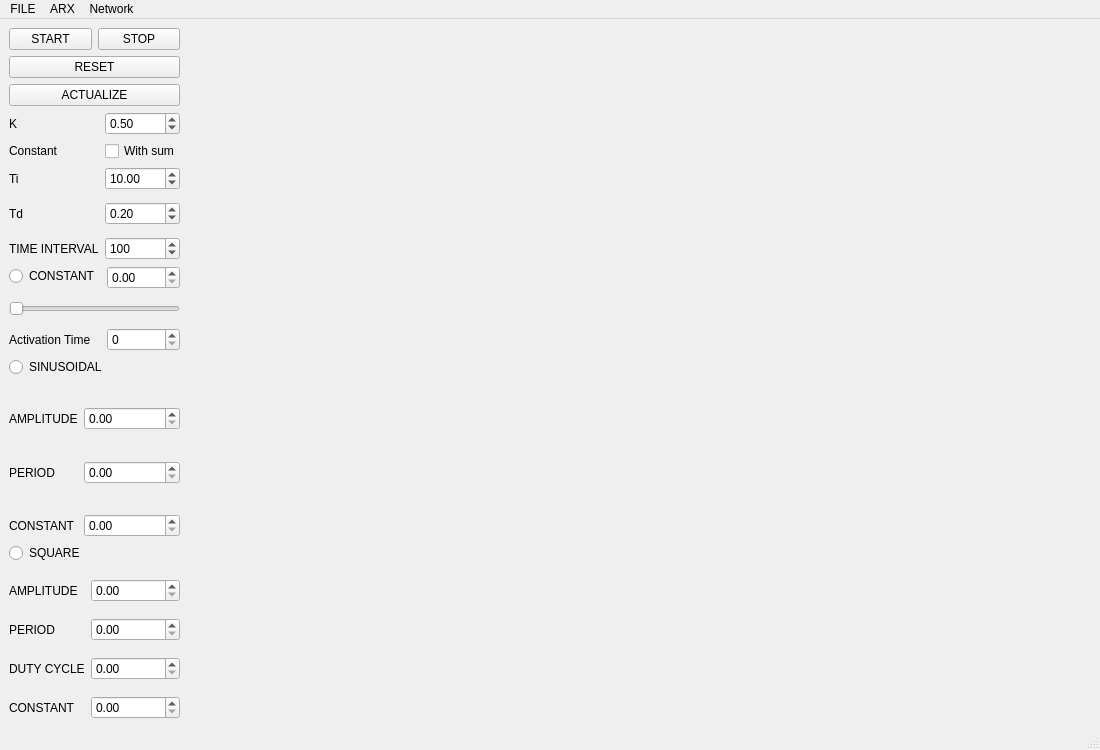
<?xml version="1.0" encoding="UTF-8"?>
<ui version="4.0">
 <class>MainWindow</class>
 <widget class="QMainWindow" name="MainWindow">
  <property name="geometry">
   <rect>
    <x>0</x>
    <y>0</y>
    <width>1100</width>
    <height>750</height>
   </rect>
  </property>
  <property name="minimumSize">
   <size>
    <width>800</width>
    <height>750</height>
   </size>
  </property>
  <property name="windowTitle">
   <string>MainWindow</string>
  </property>
  <widget class="QWidget" name="centralwidget">
   <layout class="QFormLayout" name="formLayout_5">
    <item row="0" column="0">
     <layout class="QVBoxLayout" name="verticalLayout_3">
      <item>
       <layout class="QGridLayout" name="gridLayout">
        <item row="1" column="0">
         <spacer name="verticalSpacer_17">
          <property name="orientation">
           <enum>Qt::Orientation::Vertical</enum>
          </property>
          <property name="sizeHint" stdset="0">
           <size>
            <width>20</width>
            <height>40</height>
           </size>
          </property>
         </spacer>
        </item>
        <item row="0" column="0">
         <widget class="QPushButton" name="startButton">
          <property name="text">
           <string>START</string>
          </property>
         </widget>
        </item>
        <item row="0" column="1">
         <widget class="QPushButton" name="stopButton">
          <property name="text">
           <string>STOP</string>
          </property>
         </widget>
        </item>
        <item row="4" column="0" colspan="2">
         <widget class="QPushButton" name="actualizeButton">
          <property name="text">
           <string>ACTUALIZE</string>
          </property>
         </widget>
        </item>
        <item row="3" column="0">
         <spacer name="verticalSpacer_16">
          <property name="orientation">
           <enum>Qt::Orientation::Vertical</enum>
          </property>
          <property name="sizeHint" stdset="0">
           <size>
            <width>20</width>
            <height>40</height>
           </size>
          </property>
         </spacer>
        </item>
        <item row="2" column="0" colspan="2">
         <widget class="QPushButton" name="resetButton">
          <property name="text">
           <string>RESET</string>
          </property>
         </widget>
        </item>
       </layout>
      </item>
      <item>
       <spacer name="verticalSpacer_15">
        <property name="orientation">
         <enum>Qt::Orientation::Vertical</enum>
        </property>
        <property name="sizeHint" stdset="0">
         <size>
          <width>20</width>
          <height>40</height>
         </size>
        </property>
       </spacer>
      </item>
      <item>
       <layout class="QFormLayout" name="formLayout">
        <item row="0" column="0">
         <widget class="QLabel" name="label">
          <property name="text">
           <string>K</string>
          </property>
         </widget>
        </item>
        <item row="0" column="1">
         <widget class="QDoubleSpinBox" name="kDoubleSpinBox">
          <property name="singleStep">
           <double>0.100000000000000</double>
          </property>
          <property name="value">
           <double>0.500000000000000</double>
          </property>
         </widget>
        </item>
        <item row="2" column="0">
         <widget class="QLabel" name="label_2">
          <property name="text">
           <string>Ti</string>
          </property>
         </widget>
        </item>
        <item row="2" column="1">
         <widget class="QDoubleSpinBox" name="tiDoubleSpinBox_2">
          <property name="value">
           <double>10.000000000000000</double>
          </property>
         </widget>
        </item>
        <item row="3" column="1">
         <spacer name="verticalSpacer_2">
          <property name="orientation">
           <enum>Qt::Orientation::Vertical</enum>
          </property>
          <property name="sizeType">
           <enum>QSizePolicy::Policy::Expanding</enum>
          </property>
          <property name="sizeHint" stdset="0">
           <size>
            <width>20</width>
            <height>40</height>
           </size>
          </property>
         </spacer>
        </item>
        <item row="4" column="0">
         <widget class="QLabel" name="label_3">
          <property name="text">
           <string>Td</string>
          </property>
         </widget>
        </item>
        <item row="4" column="1">
         <widget class="QDoubleSpinBox" name="tdDoubleSpinBox_3">
          <property name="singleStep">
           <double>0.100000000000000</double>
          </property>
          <property name="value">
           <double>0.200000000000000</double>
          </property>
         </widget>
        </item>
        <item row="5" column="1">
         <spacer name="verticalSpacer_3">
          <property name="orientation">
           <enum>Qt::Orientation::Vertical</enum>
          </property>
          <property name="sizeType">
           <enum>QSizePolicy::Policy::Expanding</enum>
          </property>
          <property name="sizeHint" stdset="0">
           <size>
            <width>20</width>
            <height>40</height>
           </size>
          </property>
         </spacer>
        </item>
        <item row="6" column="0">
         <widget class="QLabel" name="label_4">
          <property name="text">
           <string>TIME INTERVAL</string>
          </property>
         </widget>
        </item>
        <item row="6" column="1">
         <widget class="QSpinBox" name="timeIntervalSpinBox">
          <property name="minimum">
           <number>1</number>
          </property>
          <property name="maximum">
           <number>2000</number>
          </property>
          <property name="value">
           <number>100</number>
          </property>
         </widget>
        </item>
        <item row="1" column="0">
         <widget class="QLabel" name="label_10">
          <property name="text">
           <string>Constant</string>
          </property>
         </widget>
        </item>
        <item row="1" column="1">
         <widget class="QCheckBox" name="constCheckBox">
          <property name="text">
           <string>With sum</string>
          </property>
         </widget>
        </item>
       </layout>
      </item>
      <item>
       <spacer name="verticalSpacer_14">
        <property name="orientation">
         <enum>Qt::Orientation::Vertical</enum>
        </property>
        <property name="sizeHint" stdset="0">
         <size>
          <width>20</width>
          <height>40</height>
         </size>
        </property>
       </spacer>
      </item>
      <item>
       <layout class="QFormLayout" name="formLayout_2">
        <item row="0" column="0">
         <widget class="QRadioButton" name="manualRadioButton">
          <property name="text">
           <string>CONSTANT</string>
          </property>
         </widget>
        </item>
        <item row="0" column="1">
         <widget class="QDoubleSpinBox" name="constantDoubleSpinBox"/>
        </item>
        <item row="1" column="1">
         <spacer name="verticalSpacer_4">
          <property name="orientation">
           <enum>Qt::Orientation::Vertical</enum>
          </property>
          <property name="sizeHint" stdset="0">
           <size>
            <width>20</width>
            <height>40</height>
           </size>
          </property>
         </spacer>
        </item>
        <item row="2" column="0" colspan="2">
         <widget class="QSlider" name="horizontalSlider">
          <property name="orientation">
           <enum>Qt::Orientation::Horizontal</enum>
          </property>
         </widget>
        </item>
        <item row="3" column="0">
         <spacer name="verticalSpacer_12">
          <property name="orientation">
           <enum>Qt::Orientation::Vertical</enum>
          </property>
          <property name="sizeHint" stdset="0">
           <size>
            <width>20</width>
            <height>40</height>
           </size>
          </property>
         </spacer>
        </item>
        <item row="3" column="1">
         <spacer name="verticalSpacer_13">
          <property name="orientation">
           <enum>Qt::Orientation::Vertical</enum>
          </property>
          <property name="sizeHint" stdset="0">
           <size>
            <width>20</width>
            <height>40</height>
           </size>
          </property>
         </spacer>
        </item>
        <item row="5" column="0" colspan="2">
         <layout class="QFormLayout" name="formLayout_3">
          <item row="1" column="1">
           <spacer name="verticalSpacer_5">
            <property name="orientation">
             <enum>Qt::Orientation::Vertical</enum>
            </property>
            <property name="sizeHint" stdset="0">
             <size>
              <width>20</width>
              <height>40</height>
             </size>
            </property>
           </spacer>
          </item>
          <item row="2" column="0">
           <widget class="QLabel" name="label_7">
            <property name="text">
             <string>AMPLITUDE</string>
            </property>
           </widget>
          </item>
          <item row="2" column="1">
           <widget class="QDoubleSpinBox" name="amplitudeSinusoidalDoubleSpinBox"/>
          </item>
          <item row="3" column="1">
           <spacer name="verticalSpacer_6">
            <property name="orientation">
             <enum>Qt::Orientation::Vertical</enum>
            </property>
            <property name="sizeHint" stdset="0">
             <size>
              <width>20</width>
              <height>40</height>
             </size>
            </property>
           </spacer>
          </item>
          <item row="4" column="0">
           <widget class="QLabel" name="label_6">
            <property name="text">
             <string>PERIOD</string>
            </property>
           </widget>
          </item>
          <item row="4" column="1">
           <widget class="QDoubleSpinBox" name="periodSinusoidalDoubleSpinBox_2"/>
          </item>
          <item row="0" column="0" colspan="2">
           <widget class="QRadioButton" name="sinusoidalRadioButton_2">
            <property name="text">
             <string>SINUSOIDAL</string>
            </property>
           </widget>
          </item>
          <item row="3" column="0">
           <spacer name="verticalSpacer">
            <property name="orientation">
             <enum>Qt::Orientation::Vertical</enum>
            </property>
            <property name="sizeHint" stdset="0">
             <size>
              <width>20</width>
              <height>40</height>
             </size>
            </property>
           </spacer>
          </item>
          <item row="6" column="1">
           <widget class="QDoubleSpinBox" name="sinusoidConstantdoubleSpinBox_2"/>
          </item>
          <item row="6" column="0">
           <widget class="QLabel" name="label_12">
            <property name="text">
             <string>CONSTANT</string>
            </property>
           </widget>
          </item>
          <item row="5" column="1">
           <spacer name="verticalSpacer_18">
            <property name="orientation">
             <enum>Qt::Orientation::Vertical</enum>
            </property>
            <property name="sizeHint" stdset="0">
             <size>
              <width>20</width>
              <height>40</height>
             </size>
            </property>
           </spacer>
          </item>
         </layout>
        </item>
        <item row="4" column="0">
         <widget class="QLabel" name="label_11">
          <property name="text">
           <string>Activation Time</string>
          </property>
         </widget>
        </item>
        <item row="4" column="1">
         <widget class="QSpinBox" name="activationTimeSpinBox"/>
        </item>
       </layout>
      </item>
      <item>
       <spacer name="verticalSpacer_11">
        <property name="orientation">
         <enum>Qt::Orientation::Vertical</enum>
        </property>
        <property name="sizeHint" stdset="0">
         <size>
          <width>20</width>
          <height>40</height>
         </size>
        </property>
       </spacer>
      </item>
      <item>
       <layout class="QFormLayout" name="formLayout_4">
        <item row="2" column="0">
         <widget class="QLabel" name="label_5">
          <property name="text">
           <string>AMPLITUDE</string>
          </property>
         </widget>
        </item>
        <item row="4" column="0">
         <widget class="QLabel" name="label_8">
          <property name="text">
           <string>PERIOD</string>
          </property>
         </widget>
        </item>
        <item row="6" column="0">
         <widget class="QLabel" name="label_9">
          <property name="text">
           <string>DUTY CYCLE</string>
          </property>
         </widget>
        </item>
        <item row="2" column="1">
         <widget class="QDoubleSpinBox" name="amplitudeSquareDoubleSpinBox_3"/>
        </item>
        <item row="4" column="1">
         <widget class="QDoubleSpinBox" name="periodSquareDoubleSpinBox_4"/>
        </item>
        <item row="6" column="1">
         <widget class="QDoubleSpinBox" name="dutyCycleSquareDoubleSpinBox_5">
          <property name="maximum">
           <double>1.000000000000000</double>
          </property>
          <property name="singleStep">
           <double>0.100000000000000</double>
          </property>
         </widget>
        </item>
        <item row="1" column="1">
         <spacer name="verticalSpacer_7">
          <property name="orientation">
           <enum>Qt::Orientation::Vertical</enum>
          </property>
          <property name="sizeHint" stdset="0">
           <size>
            <width>20</width>
            <height>40</height>
           </size>
          </property>
         </spacer>
        </item>
        <item row="3" column="1">
         <spacer name="verticalSpacer_8">
          <property name="orientation">
           <enum>Qt::Orientation::Vertical</enum>
          </property>
          <property name="sizeHint" stdset="0">
           <size>
            <width>20</width>
            <height>40</height>
           </size>
          </property>
         </spacer>
        </item>
        <item row="5" column="1">
         <spacer name="verticalSpacer_9">
          <property name="orientation">
           <enum>Qt::Orientation::Vertical</enum>
          </property>
          <property name="sizeHint" stdset="0">
           <size>
            <width>20</width>
            <height>40</height>
           </size>
          </property>
         </spacer>
        </item>
        <item row="0" column="0" colspan="2">
         <widget class="QRadioButton" name="squareRadioButton_3">
          <property name="autoFillBackground">
           <bool>false</bool>
          </property>
          <property name="text">
           <string>SQUARE</string>
          </property>
         </widget>
        </item>
        <item row="7" column="1">
         <spacer name="verticalSpacer_10">
          <property name="orientation">
           <enum>Qt::Orientation::Vertical</enum>
          </property>
          <property name="sizeHint" stdset="0">
           <size>
            <width>20</width>
            <height>40</height>
           </size>
          </property>
         </spacer>
        </item>
        <item row="8" column="0">
         <widget class="QLabel" name="label_14">
          <property name="text">
           <string>CONSTANT</string>
          </property>
         </widget>
        </item>
        <item row="8" column="1">
         <widget class="QDoubleSpinBox" name="squareConstantSpinBox_3"/>
        </item>
       </layout>
      </item>
     </layout>
    </item>
    <item row="0" column="1">
     <layout class="QVBoxLayout" name="verticalLayout_2">
      <item>
       <layout class="QVBoxLayout" name="verticalLayout">
        <item>
         <widget class="QCustomPlot" name="mainPlot" native="true"/>
        </item>
       </layout>
      </item>
      <item>
       <layout class="QHBoxLayout" name="horizontalLayout">
        <item>
         <widget class="QCustomPlot" name="errorPlot" native="true"/>
        </item>
        <item>
         <widget class="QCustomPlot" name="pidPlot" native="true"/>
        </item>
       </layout>
      </item>
     </layout>
    </item>
   </layout>
  </widget>
  <widget class="QMenuBar" name="menubar">
   <property name="geometry">
    <rect>
     <x>0</x>
     <y>0</y>
     <width>1100</width>
     <height>25</height>
    </rect>
   </property>
   <widget class="QMenu" name="menuFILE">
    <property name="title">
     <string>FILE</string>
    </property>
    <addaction name="actionSAVE_TO_FILE"/>
    <addaction name="actionLOAD_FROM_FILE"/>
   </widget>
   <widget class="QMenu" name="menuARX">
    <property name="title">
     <string>ARX</string>
    </property>
    <addaction name="actionSET"/>
   </widget>
   <widget class="QMenu" name="menuNetwork">
    <property name="title">
     <string>Network</string>
    </property>
    <addaction name="actionConnect"/>
    <addaction name="actionDisconnect"/>
   </widget>
   <addaction name="menuFILE"/>
   <addaction name="menuARX"/>
   <addaction name="menuNetwork"/>
  </widget>
  <widget class="QStatusBar" name="statusbar"/>
  <action name="actionSAVE_TO_FILE">
   <property name="checkable">
    <bool>false</bool>
   </property>
   <property name="text">
    <string>SAVE TO FILE</string>
   </property>
  </action>
  <action name="actionLOAD_FROM_FILE">
   <property name="text">
    <string>LOAD FROM FILE</string>
   </property>
  </action>
  <action name="actionSET">
   <property name="text">
    <string>SET</string>
   </property>
  </action>
  <action name="actionNetwork">
   <property name="text">
    <string>Localhost</string>
   </property>
  </action>
  <action name="actionLOCALHOST">
   <property name="text">
    <string>LOCALHOST</string>
   </property>
  </action>
  <action name="actionLOCALHOST_2">
   <property name="text">
    <string>LOCALHOST</string>
   </property>
  </action>
  <action name="actionLOCALHOST_3">
   <property name="text">
    <string>LOCALHOST</string>
   </property>
  </action>
  <action name="actionConnect">
   <property name="text">
    <string>Connect</string>
   </property>
  </action>
  <action name="actionLAN">
   <property name="text">
    <string>LAN</string>
   </property>
  </action>
  <action name="actionDirect_Network">
   <property name="text">
    <string>Direct Network</string>
   </property>
  </action>
  <action name="actionDisconnect">
   <property name="text">
    <string>Disconnect</string>
   </property>
   <property name="visible">
    <bool>false</bool>
   </property>
  </action>
 </widget>
 <customwidgets>
  <customwidget>
   <class>QCustomPlot</class>
   <extends>QWidget</extends>
   <header>qcustomplot.h</header>
   <container>1</container>
  </customwidget>
 </customwidgets>
 <resources/>
 <connections/>
</ui>
